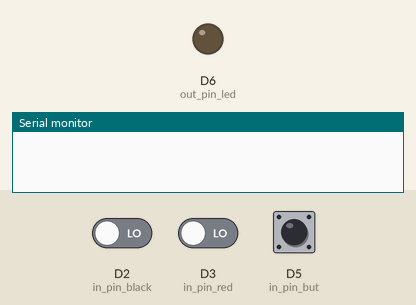
The sketch below on a simulated Arduino Due. Shown: output pins drawn as LEDs (lit = HIGH), the last lines printed to the serial monitor. The test bench sets the inputs (shaded band); at power-on: D2 (in_pin_black) LOW, D3 (in_pin_red) LOW, D5 (in_pin_but) HIGH.

Above: at 0.0 s.
At 3.7 s:
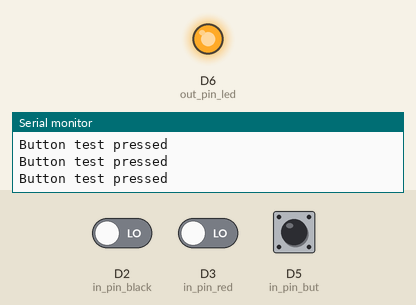
3.8 s: D2 (in_pin_black) driven HIGH
5.8 s: D3 (in_pin_red) driven HIGH
7.3 s: D5 (in_pin_but) pulled LOW for 0.15 s
10.4 s: D2 (in_pin_black) driven LOW
12.1 s: D5 (in_pin_but) pulled LOW for 1 s
14.6 s: D2 (in_pin_black) driven HIGH and D3 (in_pin_red) driven LOW and D5 (in_pin_but) driven LOW
Timing chart, 0 to 17.6 s (numbered marks = the images above; inputs shaded):
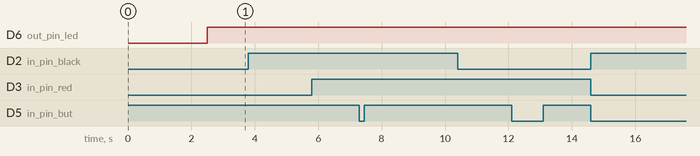

The sketch:

TEST_BUTTON.ino
```cpp
#include <Wire.h>
#include <DueTimer.h> // Arduino Due timer


  //byte ibyte[7] = {50,150,1,2,1000000,2000000,2500000};
  byte ibyte[40];
  int i = 0;
  int j = 0;
  int in_pin_black = 2;
  int in_pin_red = 3;
  int out_pin_led = 6;
  int in_pin_but = 5;
  double time1,time2;
  bool phase_2 = false;
  bool phase_3 = false;
  bool finished_sequence = true;
  uint16_t mask = B11111111;


void setup()
{
  Serial.begin(57600);
  delay(2500);
  Wire.begin();
  pinMode(in_pin_black,INPUT);
  pinMode(in_pin_red,INPUT);
  pinMode(out_pin_led,OUTPUT);
  pinMode(in_pin_but,INPUT_PULLUP);

}

void loop() {

     if(finished_sequence){
       if(digitalRead(in_pin_black)){
       time2 = millis();
       delay(100);
       Serial.write('b');
       }
       if(digitalRead(in_pin_red)){
       time2 = millis();
       int n = 4852;
       Serial.println(n);
       Serial.write(n);
       delay(100);
       Serial.write('r');
        }
     digitalWrite(out_pin_led,HIGH);
     if(digitalRead(in_pin_but)){
       Serial.println("Button test pressed");
       }


     }


}
```
